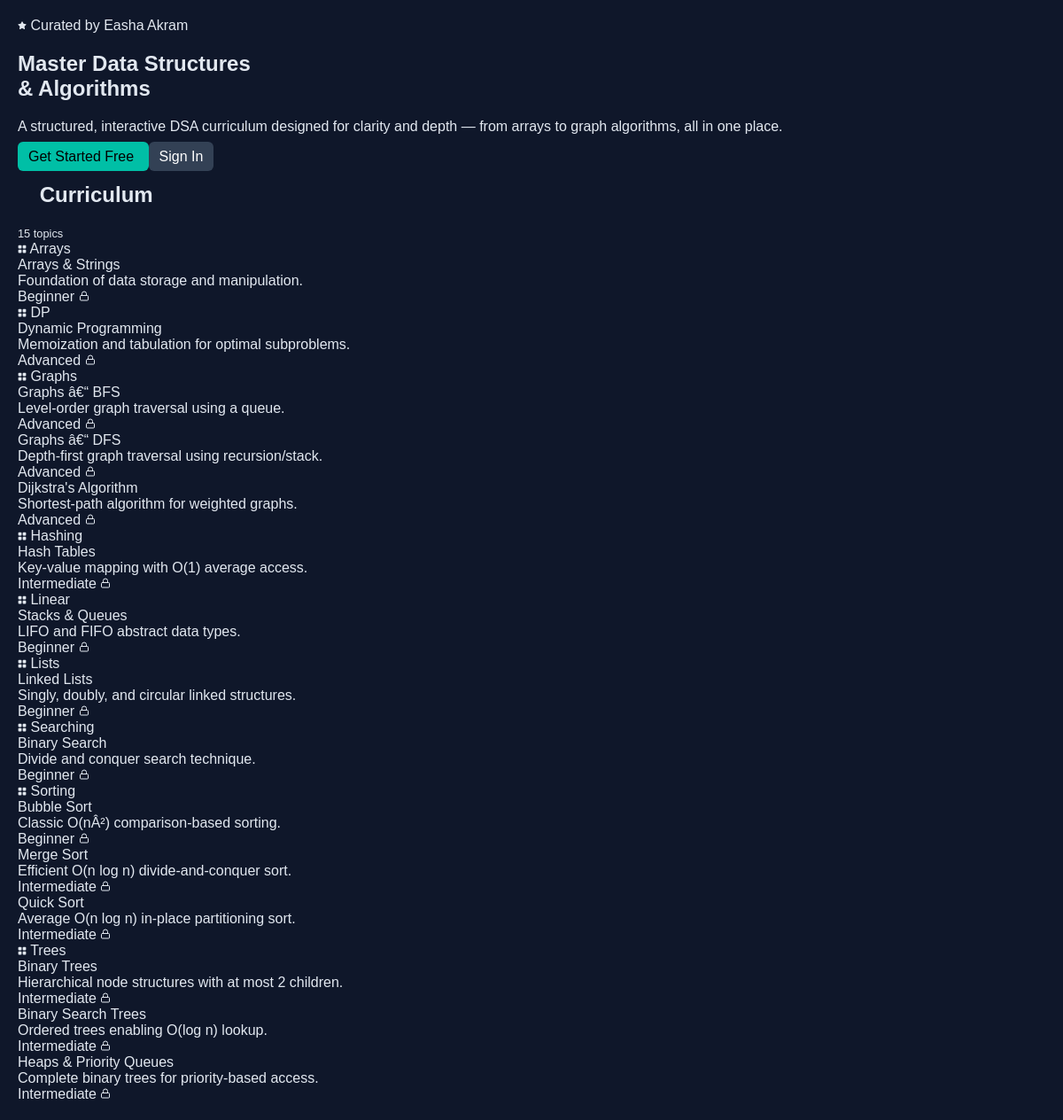
The page / on the database its author committed.
### tables this page shows
CREATE TABLE topics (
    id          INTEGER PRIMARY KEY AUTOINCREMENT,
    title       TEXT    NOT NULL,
    slug        TEXT    NOT NULL UNIQUE,
    description TEXT,
    category    TEXT    NOT NULL,           -- e.g. 'Sorting', 'Trees', 'Graphs'
    difficulty  TEXT    CHECK(difficulty IN ('Beginner','Intermediate','Advanced')),
    created_at  DATETIME DEFAULT CURRENT_TIMESTAMP
);

### Practice/PROJECT_Practice/app.py (the view)
@app.route("/")
def index():
    db = get_db()
    topics = db.execute(
        "SELECT * FROM topics ORDER BY category, difficulty"
    ).fetchall()
    categories = {}
    for t in topics:
        categories.setdefault(t["category"], []).append(dict(t))
    user = None
    if "user_id" in session:
        user = db.execute(
            "SELECT id, username, email FROM users WHERE id = ?",
            (session["user_id"],)
        ).fetchone()
    return render_template("index.html",
                           instructor=INSTRUCTOR,
                           categories=categories,
                           user=user,
                           year=datetime.now().year)

### Practice/PROJECT_Practice/app.py (called while the page is built)
def get_db():
    if "db" not in g:
        g.db = sqlite3.connect(DATABASE, detect_types=sqlite3.PARSE_DECLTYPES)
        g.db.row_factory = sqlite3.Row
        g.db.execute("PRAGMA foreign_keys = ON")
    return g.db

### Practice/PROJECT_Practice/templates/index.html (shortened to what this page needs)
{% extends "base.html" %}
{% block content %}
<section class="hero" aria-labelledby="hero-heading">
  <div class="hero-badge">
    Curated by {{ instructor }}
  </div>
  <h1 id="hero-heading">
    Master <span>Data Structures</span><br>& Algorithms
  </h1>
  <p>
    A structured, interactive DSA curriculum designed for clarity and depth —
    from arrays to graph algorithms, all in one place.
  </p>
  <div class="hero-actions">
    {% if user %}
      <a href="{{ url_for('dashboard') }}" class="btn btn-primary btn-lg">
        Go to Dashboard →
      </a>
    {% else %}
      <a href="{{ url_for('signup') }}" class="btn btn-primary btn-lg">
        Get Started Free
      </a>
      <a href="{{ url_for('login') }}" class="btn btn-secondary btn-lg">
        Sign In
      </a>
    {% endif %}
  </div>
</section>
<section class="topics-section" aria-labelledby="topics-heading">
  <div class="section-header">
    <h2 class="section-title" id="topics-heading">
      <svg width="18" height="18" viewBox="0 0 24 24" fill="none" stroke="var(--accent-blue)"
           stroke-width="2" stroke-linecap="round" stroke-linejoin="round" aria-hidden="true">
        <path d="M2 3h6a4 4 0 0 1 4 4v14a3 3 0 0 0-3-3H2z"/>
        <path d="M22 3h-6a4 4 0 0 0-4 4v14a3 3 0 0 1 3-3h7z"/>
      </svg>
      Curriculum
    </h2>
    <span class="text-muted" style="font-size:0.8rem;">
      {{ categories.values() | sum(start=[]) | list | length }} topics
    </span>
  </div>
  {% for category, topics in categories.items() %}
    <div class="category-group">
      <div class="category-label">
        {{ category }}
      </div>
      <div class="topic-grid" role="list">
        {% for t in topics %}
          <a href="{{ url_for('topic', slug=t.slug) if user else url_for('login') }}"
             class="topic-card"
             role="listitem"
             aria-label="{{ t.title }} — {{ t.difficulty }}">
            <div class="topic-card-title">{{ t.title }}</div>
            <div class="topic-card-desc">{{ t.description }}</div>
            <div class="topic-card-footer">
              <span class="difficulty-badge {{ t.difficulty | lower }}">
                {{ t.difficulty }}
              </span>
              {% if not user %}
                <svg width="12" height="12" viewBox="0 0 24 24" fill="none" stroke="currentColor"
                     stroke-width="2" stroke-linecap="round" stroke-linejoin="round"
                     class="text-muted" aria-hidden="true">
                  <rect x="3" y="11" width="18" height="11" rx="2" ry="2"/>
                  <path d="M7 11V7a5 5 0 0 1 10 0v4"/>
                </svg>
              {% endif %}
            </div>
          </a>
        {% endfor %}
      </div>
    </div>
  {% endfor %}
</section>
{% endblock %}

### Practice/PROJECT_Practice/templates/base.html (shortened to what this page needs)
<!DOCTYPE html>
<html lang="en">
<head>
</head>
<body>
    <div class="container">
        {% block content %}
        {% endblock %}
    </div>
</body>
</html>

### Practice/PROJECT_Practice/templates/base.html (style rules this page uses)
:root { --accent-teal: #00bfa6; --accent-purple: #7c4dff; --text-secondary: #6c757d; --bg: #0f172a; --card-bg: #1e293b; --text: #e2e8f0; }
body { margin: 0; font-family: Arial, sans-serif; background: var(--bg); color: var(--text); }
a { color: inherit; text-decoration: none; }
.btn { padding: 8px 12px; border-radius: 6px; border: none; cursor: pointer; }
.btn-secondary { background: #334155; color: white; }
.btn-primary { background: var(--accent-teal); color: #000; }
.container { padding: 20px; }

### rows shown on the page
topics: category "Arrays", title "Arrays & Strings", description "Foundation of data storage and manipulation.", difficulty "Beginner"
topics: category "DP", title "Dynamic Programming", description "Memoization and tabulation for optimal subproblems.", difficulty "Advanced"
topics: category "Graphs", title "Graphs â€“ BFS", description "Level-order graph traversal using a queue.", difficulty "Advanced"
topics: title "Graphs â€“ DFS", description "Depth-first graph traversal using recursion/stack.", difficulty "Advanced"
topics: title "Dijkstra's Algorithm", description "Shortest-path algorithm for weighted graphs.", difficulty "Advanced"
topics: category "Hashing", title "Hash Tables", description "Key-value mapping with O(1) average access.", difficulty "Intermediate"
topics: category "Linear", title "Stacks & Queues", description "LIFO and FIFO abstract data types.", difficulty "Beginner"
topics: category "Lists", title "Linked Lists", description "Singly, doubly, and circular linked structures.", difficulty "Beginner"
topics: category "Searching", title "Binary Search", description "Divide and conquer search technique.", difficulty "Beginner"
topics: category "Sorting", title "Bubble Sort", description "Classic O(nÂ²) comparison-based sorting.", difficulty "Beginner"
topics: title "Merge Sort", description "Efficient O(n log n) divide-and-conquer sort.", difficulty "Intermediate"
topics: title "Quick Sort", description "Average O(n log n) in-place partitioning sort.", difficulty "Intermediate"
topics: category "Trees", title "Binary Trees", description "Hierarchical node structures with at most 2 children.", difficulty "Intermediate"
topics: title "Binary Search Trees", description "Ordered trees enabling O(log n) lookup.", difficulty "Intermediate"
topics: title "Heaps & Priority Queues", description "Complete binary trees for priority-based access.", difficulty "Intermediate"

### other values the page prints
{{ instructor }} "Easha Akram"
{{ categories.values() | sum(start=[]) | list | length }} "15"
